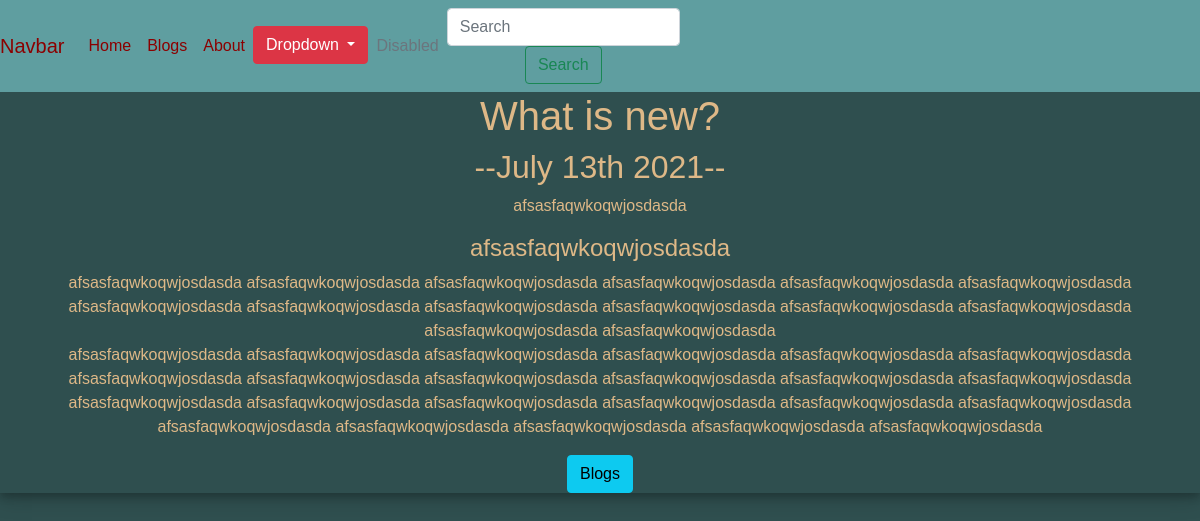
Page /blog/1/ on the committed database.
### blog/models.py (models this page shows, shortened)
class Blog(models.Model):
    title = models.CharField(max_length=200)
    description = models.TextField()
    date = models.DateField()

### blog/views.py (the view)
# urls.py: path('<int:blog_id>/', views.detail, name = 'detail'),
def detail(request, blog_id):
    blog = get_object_or_404(Blog, pk=blog_id)
    return render(request, 'blog/detail.html', {'blog': blog})

### blog/templates/blog/detail.html
{% extends 'portfolio/base.html' %}
{% block content %}
<h1>{{ blog.title }}</h1>
<h2>--{{ blog.date|date:'F jS Y' }}--</h2>
<p>{{ blog.description|safe }}</p>
<a href="{% url 'blog:all_blogs' %}" class="btn btn-info">Blogs</a>
{% endblock %}

### portfolio/templates/portfolio/base.html (style rules this page uses)
body { color:burlywood; text-align: center; font-family: sans-serif; background-color:darkslategrey; box-shadow: 0 4px 8px 0 rgba(0, 0, 0, 0.2), 0 6px 20px 0 rgba(0, 0, 0, 0.19); }

### rows in the picture
Blog: title "What is new?", date "July 13th 2021", description "afsasfaqwkoqwjosdasda afsasfaqwkoqwjosdasda afsasfaqwkoqwjosdasda afsasfaqwkoqwjosdasda afsasfaqwkoqwjosdasda afsasfaqwkoqwjosdasda afsasfaqwkoqwjosdasda afsasfaqwkoqwjosdasda afsasfaqwkoqwjosdasda afsasfaqwkoqwjosdasda afsasfaqwkoqwjosdasda afsasfaqwkoqwjosdasda afsasfaqwkoqwjosdasda afsasfaqwkoqwjosdasda afsasfaqwkoqwjosdasda afsasfaqwkoqwjosdasda afsasfaqwkoqwjosdasda afsasfaqwkoqwjosdasda afsasfaqwkoqwjosdasda afsasfaqwkoqwjosdasda afsasfaqwkoqwjosdasda afsasfaqwkoqwjosdasda afsasfaqwkoqwjosdasda afsasfaqwkoqwjosdasda afsasfaqwkoqwjosdasda afsasfaqwkoqwjosdasda afsasfaqwkoqwjosdasda afsasfaqwkoqwjosdasda afsasfaqwkoqwjosdasda afsasfaqwkoqwjosdasda afsasfaqwkoqwjosdasda…"
